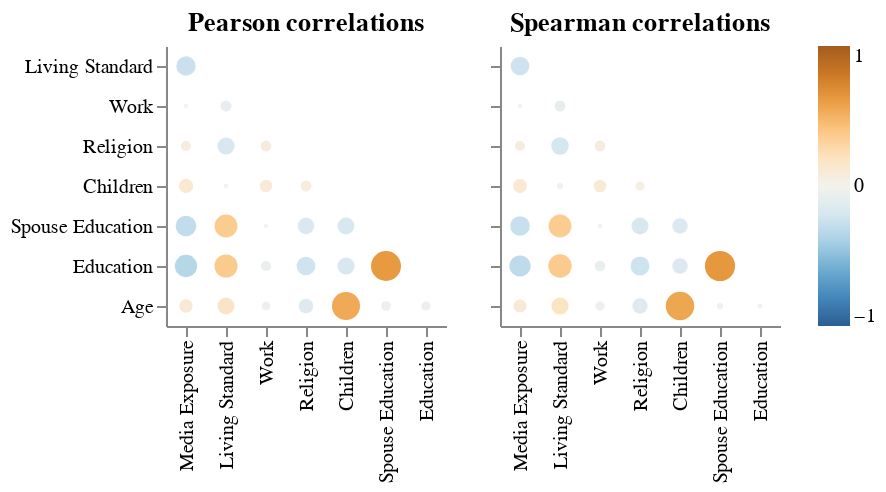

Write notebook code for a chart like this one.
### Code cell
aly.corr(df)

### Figure 1 — Vega-Lite specification as saved in the notebook (floating-point values rounded to 4 significant figures)
{"config": {"view": {"continuousWidth": 400, "continuousHeight": 300, "strokeWidth": 0}}, "concat": [{"data": {"name": "data-152c2404480a6a485a4194ad1823faf5"}, "mark": "circle", "encoding": {"color": {"field": "value", "scale": {"domain": [-1, 1], "scheme": "blueorange"}, "title": "", "type": "quantitative"}, "opacity": {"condition": {"value": 0.9, "selection": "selector003"}, "value": 0.2}, "size": {"field": "abs_value", "legend": null, "scale": {"domain": [0, 1]}, "type": "quantitative"}, "tooltip": {"field": "value", "format": ".2f", "type": "quantitative"}, "x": {"field": "index", "sort": ["Media Exposure", "Living Standard", "Work", "Religion", "Children", "Spouse Education", "Education"], "title": "", "type": "nominal"}, "y": {"axis": {}, "field": "variable", "sort": ["Living Standard", "Work", "Religion", "Children", "Spouse Education", "Education", "Age"], "title": "", "type": "nominal"}}, "selection": {"selector003": {"type": "multi", "fields": ["variable", "index"], "on": "mouseover", "nearest": true, "empty": "all"}}, "title": "Pearson correlations", "transform": [{"calculate": "abs(datum.value)", "as": "abs_value"}]}, {"data": {"name": "data-9e8132ae5be658b06ccea03b6e30e2d5"}, "mark": "circle", "encoding": {"color": {"field": "value", "scale": {"domain": [-1, 1], "scheme": "blueorange"}, "title": "", "type": "quantitative"}, "opacity": {"condition": {"value": 0.9, "selection": "selector003"}, "value": 0.2}, "size": {"field": "abs_value", "legend": null, "scale": {"domain": [0, 1]}, "type": "quantitative"}, "tooltip": {"field": "value", "format": ".2f", "type": "quantitative"}, "x": {"field": "index", "sort": ["Media Exposure", "Living Standard", "Work", "Religion", "Children", "Spouse Education", "Education"], "title": "", "type": "nominal"}, "y": {"axis": {"labels": false}, "field": "variable", "sort": ["Living Standard", "Work", "Religion", "Children", "Spouse Education", "Education", "Age"], "title": "", "type": "nominal"}}, "selection": {"selector003": {"type": "multi", "fields": ["variable", "index"], "on": "mouseover", "nearest": true, "empty": "all"}}, "title": "Spearman correlations", "transform": [{"calculate": "abs(datum.value)", "as": "abs_value"}]}], "resolve": {"axis": {"y": "shared"}}, "$schema": "https://vega.github.io/schema/vega-lite/v4.17.0.json", "datasets": {"data-152c2404480a6a485a4194ad1823faf5": [{"index": "Media Exposure", "variable": "Work", "value": 0.001828}, {"index": "Living Standard", "variable": "Work", "value": -0.0765}, {"index": "Religion", "variable": "Spouse Education", "value": -0.1784}, {"index": "Children", "variable": "Spouse Education", "value": -0.1875}, {"index": "Media Exposure", "variable": "Spouse Education", "value": -0.2887}, {"index": "Living Standard", "variable": "Spouse Education", "value": 0.3575}, {"index": "Work", "variable": "Spouse Education", "value": 0.001099}, {"index": "Media Exposure", "variable": "Religion", "value": 0.06024}, {"index": "Living Standard", "variable": "Religion", "value": -0.1963}, {"index": "Work", "variable": "Religion", "value": 0.06984}, {"index": "Media Exposure", "variable": "Living Standard", "value": -0.2514}, {"index": "Living Standard", "variable": "Education", "value": 0.3615}, {"index": "Media Exposure", "variable": "Education", "value": -0.3361}, {"index": "Work", "variable": "Education", "value": -0.0622}, {"index": "Religion", "variable": "Education", "value": -0.233}, {"index": "Children", "variable": "Education", "value": -0.1938}, {"index": "Spouse Education", "variable": "Education", "value": 0.6184}, {"index": "Media Exposure", "variable": "Children", "value": 0.1337}, {"index": "Living Standard", "variable": "Children", "value": -0.006046}, {"index": "Work", "variable": "Children", "value": 0.09732}, {"index": "Religion", "variable": "Children", "value": 0.07392}, {"index": "Spouse Education", "variable": "Age", "value": -0.05288}, {"index": "Media Exposure", "variable": "Age", "value": 0.1133}, {"index": "Living Standard", "variable": "Age", "value": 0.1845}, {"index": "Work", "variable": "Age", "value": -0.03988}, {"index": "Religion", "variable": "Age", "value": -0.1395}, {"index": "Children", "variable": "Age", "value": 0.5401}, {"index": "Education", "variable": "Age", "value": -0.04801}], "data-9e8132ae5be658b06ccea03b6e30e2d5": [{"index": "Media Exposure", "variable": "Work", "value": 0.001828}, {"index": "Living Standard", "variable": "Work", "value": -0.07511}, {"index": "Religion", "variable": "Spouse Education", "value": -0.1911}, {"index": "Children", "variable": "Spouse Education", "value": -0.1564}, {"index": "Media Exposure", "variable": "Spouse Education", "value": -0.2595}, {"index": "Living Standard", "variable": "Spouse Education", "value": 0.3547}, {"index": "Work", "variable": "Spouse Education", "value": -0.004035}, {"index": "Media Exposure", "variable": "Religion", "value": 0.06024}, {"index": "Living Standard", "variable": "Religion", "value": -0.2067}, {"index": "Work", "variable": "Religion", "value": 0.06984}, {"index": "Media Exposure", "variable": "Living Standard", "value": -0.2333}, {"index": "Living Standard", "variable": "Education", "value": 0.3688}, {"index": "Media Exposure", "variable": "Education", "value": -0.3042}, {"index": "Work", "variable": "Education", "value": -0.06846}, {"index": "Religion", "variable": "Education", "value": -0.2378}, {"index": "Children", "variable": "Education", "value": -0.1579}, {"index": "Spouse Education", "variable": "Education", "value": 0.6265}, {"index": "Media Exposure", "variable": "Children", "value": 0.1224}, {"index": "Living Standard", "variable": "Children", "value": 0.0162}, {"index": "Work", "variable": "Children", "value": 0.09928}, {"index": "Religion", "variable": "Children", "value": 0.04913}, {"index": "Spouse Education", "variable": "Age", "value": -0.0177}, {"index": "Media Exposure", "variable": "Age", "value": 0.1085}, {"index": "Living Standard", "variable": "Age", "value": 0.1955}, {"index": "Work", "variable": "Age", "value": -0.04928}, {"index": "Religion", "variable": "Age", "value": -0.1522}, {"index": "Children", "variable": "Age", "value": 0.5562}, {"index": "Education", "variable": "Age", "value": -0.005895}]}}
